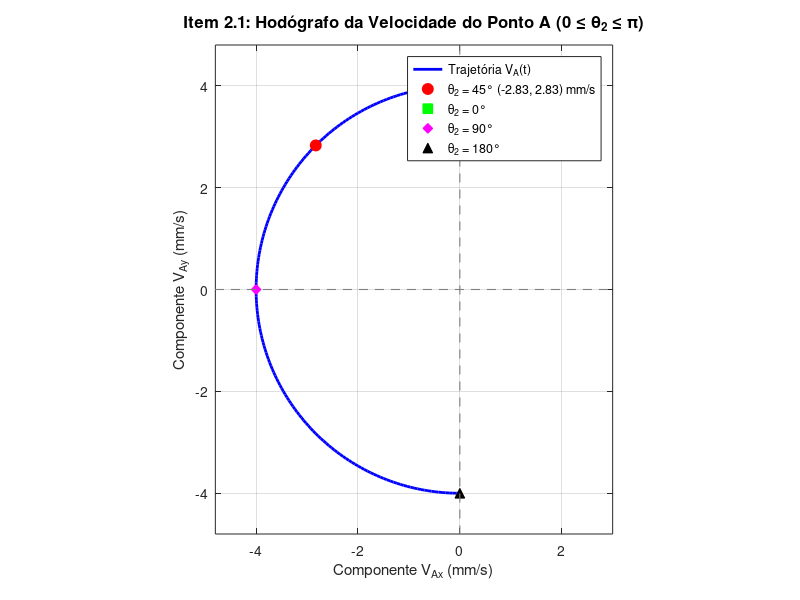
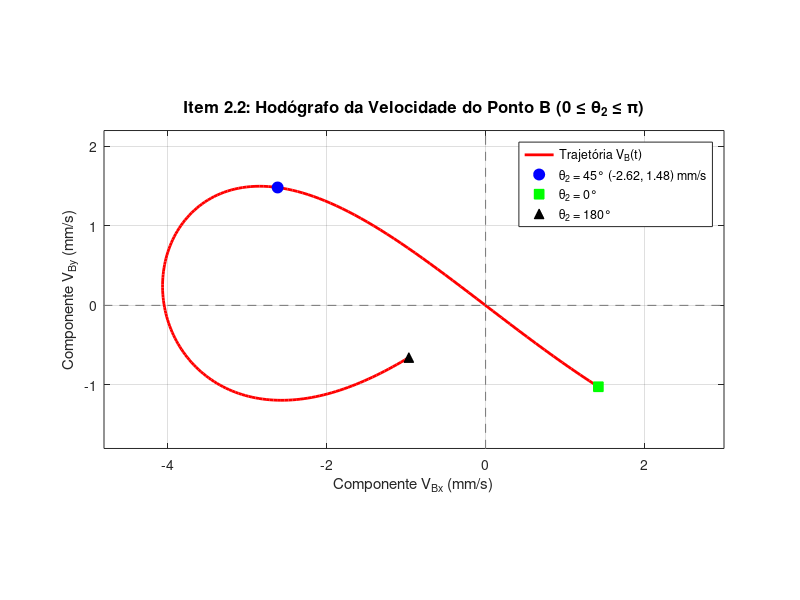

Reproduce these figures in MATLAB, in order.
% =========================================================================
% Análise de Velocidades - Mecanismo de 4 Barras 
% Disciplina: Dinâmica das Máquinas
% =========================================================================

clear; clc; close all;

% 1. Definição dos parâmetros conhecidos (comprimentos em mm)
a = 40.0;          % Comprimento do elo 2 (manivela)
b = 208.81;        % Comprimento do elo 3 (acoplador)
c = 70.0;          % Comprimento do elo 4 (balancim)
d = 200.0;         % Comprimento da base (elo 1)
omega2 = 0.1;      % Velocidade angular da manivela (rad/s)


% -------------------------------------------------------------------------
% 2. Resolução para a posição específica theta2 = 45° (Item b da Atividade 1)
% -------------------------------------------------------------------------
theta2_especifico = deg2rad(45);

% Sistema de equações F(x) = 0:
% x(1) = theta3, x(2) = theta4
sistema_45 = @(x) [
    a * cos(theta2_especifico) + b * cos(x(1)) - c * cos(x(2)) - d;
    a * sin(theta2_especifico) + b * sin(x(1)) - c * sin(x(2))
];

% Chute inicial em radianos para a configuração de montagem
x0 = [deg2rad(20); deg2rad(45)];

options = optimset('Display', 'off');
[x_sol_45, fval_45, info_45] = fsolve(sistema_45, x0, options);

if info_45 > 0
    fprintf("=========================================\n");
    fprintf("Solução para theta2 = 45°:\n");
    fprintf("theta3 = %.4f rad (%.2f°)\n", x_sol_45(1), rad2deg(x_sol_45(1)));
    fprintf("theta4 = %.4f rad (%.2f°)\n", x_sol_45(2), rad2deg(x_sol_45(2)));
    fprintf("Resíduo: [%e, %e]\n", fval_45(1), fval_45(2));
    fprintf("=========================================\n\n");
else
    fprintf("Aviso: Falha na convergência para theta2 = 45°.\n");
end

% -------------------------------------------------------------------------
% 3. Variação de theta2 para uma volta completa (0° a 360°)
% -------------------------------------------------------------------------
theta2_deg = 0:1:180;
theta2_rad = deg2rad(theta2_deg);

theta3_deg = zeros(size(theta2_deg));
theta4_deg = zeros(size(theta2_deg));

% Chute inicial para theta2 = 0
x_atual = [deg2rad(30); deg2rad(90)];

for k = 1:length(theta2_rad)
    t2 = theta2_rad(k);
    
    sistema = @(x) [
        a * cos(t2) + b * cos(x(1)) - c * cos(x(2)) - d;
        a * sin(t2) + b * sin(x(1)) - c * sin(x(2))
    ];
    
    [x_sol, ~, info] = fsolve(sistema, x_atual, options);
    
    if info > 0
        theta3_deg(k) = rad2deg(x_sol(1));
        theta4_deg(k) = rad2deg(x_sol(2));
        % Continuidade: a solução do passo atual vira o chute do próximo passo
        x_atual = x_sol;
    else
        warning("Convergência falhou para theta2 = %d°", theta2_deg(k));
    end
end

% -------------------------------------------------------------------------
% 4. Cálculo das velocidades angulares (omega3 e omega4)
% -------------------------------------------------------------------------
omega3_rad = zeros(size(theta2_rad));
omega4_rad = zeros(size(theta2_rad));

for k = 1:length(theta2_rad)
    t3 = deg2rad(theta3_deg(k));
    t4 = deg2rad(theta4_deg(k));
    t2 = theta2_rad(k);
    
    J = [-b * sin(t3),  c * sin(t4);
          b * cos(t3), -c * cos(t4)];

    A = [ a * omega2 * sin(t2);
         -a * omega2 * cos(t2)];
    
    B = J \ A;

    omega3_rad(k) = B(1);
    omega4_rad(k) = B(2);
end

% -------------------------------------------------------------------------
% 5. Cálculo dos componentes dos vetores velocidade VA e VB
% -------------------------------------------------------------------------
% Ponto A (elo 2 em rotação pura em torno de O2):
% VA = omega2 x rA => VA_x = -a*omega2*sin(theta2), VA_y = a*omega2*cos(theta2)
VA_x = -a * omega2 * sin(theta2_rad);
VA_y =  a * omega2 * cos(theta2_rad);

% Ponto B (elo 4 em rotação pura em torno de O4):
% VB = omega4 x rO4B => VB_x = -c*omega4*sin(theta4), VB_y = c*omega4*cos(theta4)
theta4_rad_vec = deg2rad(theta4_deg);
VB_x = -c * omega4_rad .* sin(theta4_rad_vec);
VB_y =  c * omega4_rad .* cos(theta4_rad_vec);

% Ponto de referência theta2 = 45°
idx_45 = find(theta2_deg == 45, 1);

fprintf("=========================================\n");
fprintf("Velocidades para theta2 = 45°:\n");
fprintf("  omega3 = %.6f rad/s\n", omega3_rad(idx_45));
fprintf("  omega4 = %.6f rad/s\n", omega4_rad(idx_45));
fprintf("  VA: X = %7.4f mm/s | Y = %7.4f mm/s | |VA| = %.4f mm/s\n", ...
        VA_x(idx_45), VA_y(idx_45), hypot(VA_x(idx_45), VA_y(idx_45)));
fprintf("  VB: X = %7.4f mm/s | Y = %7.4f mm/s | |VB| = %.4f mm/s\n", ...
        VB_x(idx_45), VB_y(idx_45), hypot(VB_x(idx_45), VB_y(idx_45)));
fprintf("=========================================\n\n");

% Diretório para salvar as imagens
script_dir = fileparts(mfilename('fullpath'));
if isempty(script_dir)
    script_dir = '.';
end
assets_dir = fullfile(script_dir, 'assets');
if ~exist(assets_dir, 'dir')
    mkdir(assets_dir);
end

% -------------------------------------------------------------------------
% 6. Gráfico 2.1: Hodógrafo do Ponto A (VA_x na abcissa e VA_y na ordenada)
% -------------------------------------------------------------------------
fig1 = figure(1, 'Name', 'Item 2.1 - Componentes da Velocidade V_A', 'NumberTitle', 'off');
clf(fig1);

plot(VA_x, VA_y, 'b-', 'LineWidth', 2.0);
hold on;

% Marcadores de pontos de referência ao longo do intervalo [0, pi]
idx_0   = find(theta2_deg == 0, 1);
idx_90  = find(theta2_deg == 90, 1);
idx_180 = find(theta2_deg == 180, 1);

plot(VA_x(idx_45),  VA_y(idx_45),  'ro', 'MarkerFaceColor', 'r', 'MarkerSize', 8);
plot(VA_x(idx_0),   VA_y(idx_0),   'gs', 'MarkerFaceColor', 'g', 'MarkerSize', 7);
plot(VA_x(idx_90),  VA_y(idx_90),  'md', 'MarkerFaceColor', 'm', 'MarkerSize', 7);
plot(VA_x(idx_180), VA_y(idx_180), 'k^', 'MarkerFaceColor', 'k', 'MarkerSize', 7);

% Linhas dos eixos passando pela origem
line([-5.5, 3.5], [0, 0], 'Color', [0.5, 0.5, 0.5], 'LineStyle', '--', 'LineWidth', 0.8);
line([0, 0], [-5.0, 5.0], 'Color', [0.5, 0.5, 0.5], 'LineStyle', '--', 'LineWidth', 0.8);

grid on;
axis equal;
xlim([-4.8, 3.0]);
ylim([-4.8, 4.8]);

title('Item 2.1: Hodógrafo da Velocidade do Ponto A (0 \leq \theta_2 \leq \pi)', 'FontSize', 12);
xlabel('Componente V_{Ax} (mm/s)', 'FontSize', 11);
ylabel('Componente V_{Ay} (mm/s)', 'FontSize', 11);

leg_45 = sprintf('\\theta_2 = 45° (-2.83, 2.83) mm/s');
legend('Trajetória V_A(t)', leg_45, '\theta_2 = 0°', '\theta_2 = 90°', '\theta_2 = 180°', ...
       'Location', 'northeast');

caminho_fig1 = fullfile(assets_dir, 'grafico_2_1_VA.png');
print(fig1, caminho_fig1, '-dpng', '-r300');
fprintf("Gráfico 2.1 salvo em: %s\n", caminho_fig1);

% -------------------------------------------------------------------------
% 7. Gráfico 2.2: Hodógrafo do Ponto B (VB_x na abcissa e VB_y na ordenada)
% -------------------------------------------------------------------------
fig2 = figure(2, 'Name', 'Item 2.2 - Componentes da Velocidade V_B', 'NumberTitle', 'off');
clf(fig2);

plot(VB_x, VB_y, 'r-', 'LineWidth', 2.0);
hold on;

plot(VB_x(idx_45),  VB_y(idx_45),  'bo', 'MarkerFaceColor', 'b', 'MarkerSize', 8);
plot(VB_x(idx_0),   VB_y(idx_0),   'gs', 'MarkerFaceColor', 'g', 'MarkerSize', 7);
plot(VB_x(idx_180), VB_y(idx_180), 'k^', 'MarkerFaceColor', 'k', 'MarkerSize', 7);

% Linhas dos eixos passando pela origem
line([-5.0, 3.0], [0, 0], 'Color', [0.5, 0.5, 0.5], 'LineStyle', '--', 'LineWidth', 0.8);
line([0, 0], [-2.0, 2.5], 'Color', [0.5, 0.5, 0.5], 'LineStyle', '--', 'LineWidth', 0.8);

grid on;
axis equal;
xlim([-4.8, 3.0]);
ylim([-1.8, 2.2]);

title('Item 2.2: Hodógrafo da Velocidade do Ponto B (0 \leq \theta_2 \leq \pi)', 'FontSize', 12);
xlabel('Componente V_{Bx} (mm/s)', 'FontSize', 11);
ylabel('Componente V_{By} (mm/s)', 'FontSize', 11);

leg_b_45 = sprintf('\\theta_2 = 45° (-2.62, 1.48) mm/s');
legend('Trajetória V_B(t)', leg_b_45, '\theta_2 = 0°', '\theta_2 = 180°', ...
       'Location', 'northeast');

caminho_fig2 = fullfile(assets_dir, 'grafico_2_2_VB.png');
print(fig2, caminho_fig2, '-dpng', '-r300');
fprintf("Gráfico 2.2 salvo em: %s\n", caminho_fig2);

% -------------------------------------------------------------------------
% 8. Manter janelas abertas
% -------------------------------------------------------------------------
% Quando executado via terminal, o Octave fecha todas as janelas gráficas 
% assim que o script finaliza o último comando. A instrução pause mantém as
% janelas abertas e interativas até que o usuário pressione ENTER no terminal.
fprintf('\n=========================================================================\n');
fprintf('Os gráficos 2.1 e 2.2 foram gerados e salvos com sucesso na pasta assets/!\n');
fprintf('Pressione <ENTER> no terminal para encerrar o programa e fechar os plots...\n');
fprintf('=========================================================================\n');
pause;
